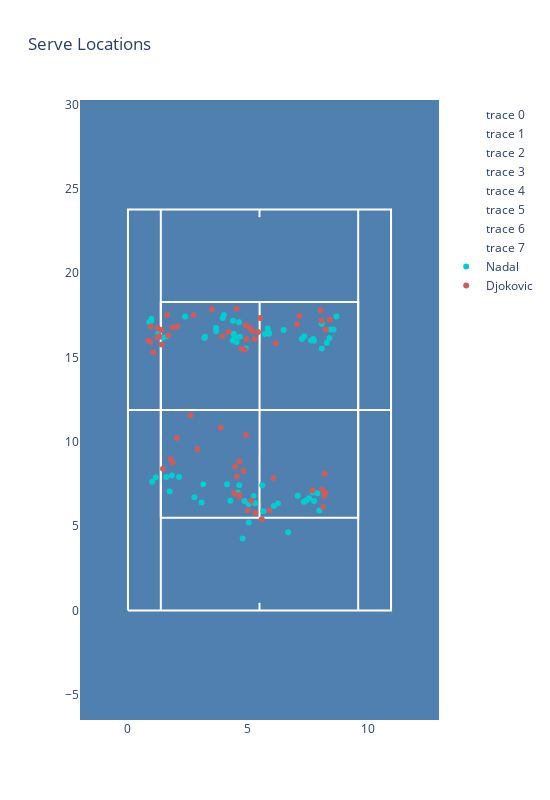

Notebook code for this chart:
### Code cell
fig.show()

### Figure 1 — Plotly figure (JSON) as saved in the notebook; plotly's stock layout.template omitted (floating-point values rounded to 4 significant figures)
{"data": [{"line": {"color": "white", "width": 2}, "mode": "lines", "type": "scatter", "x": [10.97, 0], "y": [11.89, 11.89]}, {"line": {"color": "white", "width": 2}, "mode": "lines", "type": "scatter", "x": [0, 0, 10.97, 10.97, 0], "y": [0, 23.78, 23.78, 0, 0]}, {"line": {"color": "white", "width": 2}, "mode": "lines", "type": "scatter", "x": [5.485, 5.49], "y": [5.485, 18.29]}, {"line": {"color": "white", "width": 2}, "mode": "lines", "type": "scatter", "x": [5.485, 5.485], "y": [0, 0.45]}, {"line": {"color": "white", "width": 2}, "mode": "lines", "type": "scatter", "x": [5.485, 5.485], "y": [23.78, 23.33]}, {"line": {"color": "white", "width": 2}, "mode": "lines", "type": "scatter", "x": [1.37, 1.37], "y": [0, 23.78]}, {"line": {"color": "white", "width": 2}, "mode": "lines", "type": "scatter", "x": [9.6, 9.6], "y": [0, 23.78]}, {"line": {"color": "white", "width": 2}, "mode": "lines", "type": "scatter", "x": [1.37, 1.37, 9.6, 9.6, 1.37], "y": [5.5, 18.29, 18.29, 5.5, 5.5]}, {"marker": {"color": "darkturquoise"}, "mode": "markers", "name": "Nadal", "type": "scatter", "x": [4.44, 5.71, 4.66, 5.83, 0.98, 6.68, 2.77, 4.27, 7.55, 1.01, 5.03, 3.07, 7.98, 1.16, 3.19, 8.4, 4.53, 5.88, 3.68, 7.76, 7.08, 1.83, 5.3, 4.13, 1.63, 8.69, 4.63, 7.35, 4.91, 8.08, 5.24, 7.76, 3.14, 7.34, 1.6, 3.95, 8.08, 1.46, 7.63, 4.37, 7.45, 7.71, 4.86, 5.65, 4.38, 7.73, 0.89, 7.25, 3.67, 8.57, 5.04, 4.78, 2.13, 6.25, 1.74, 4, 8.46, 1.27, 0.97, 6.08, 4.64, 7.9, 4.58, 5.6, 4.41, 5.89, 2.38, 8.29, 3.21, 6.49], "y": [16.24, 16.4, 16.24, 16.72, 17.3, 4.64, 6.71, 6.51, 6.66, 7.63, 6.32, 6.41, 5.93, 7.9, 16.16, 16.16, 15.92, 16.48, 16.56, 16, 6.81, 8, 6.36, 7.48, 16.26, 17.43, 17.09, 16.26, 15.54, 15.54, 6.79, 6.49, 7.48, 6.44, 7.91, 17.35, 17.01, 16.18, 16.01, 16.01, 6.54, 7, 6.49, 5.89, 17.18, 16.1, 17.09, 16.1, 16.76, 16.67, 5.22, 4.26, 7.91, 6.34, 7.05, 17.52, 16.67, 16.42, 17.18, 6.19, 7.42, 6.95, 7, 7.42, 16.42, 16.42, 17.43, 15.88, 16.24, 16.64]}, {"marker": {"color": "indianred"}, "mode": "markers", "name": "Djokovic", "type": "scatter", "x": [1.86, 7.05, 8.04, 5.58, 3.87, 5.14, 4.53, 7.15, 8.23, 2.61, 5.31, 1.86, 1.4, 4.74, 1.68, 5.08, 0.86, 2.05, 6.16, 3.93, 5.13, 5.9, 2.89, 5, 4.92, 4.65, 1.24, 8.25, 1.24, 5.42, 0.93, 4.94, 1.63, 5.2, 1.4, 4.86, 1.79, 4.54, 1.46, 2.74, 5.51, 4.19, 8.41, 8.19, 2.04, 8.2, 8.14, 3.5, 4.91, 0.95, 5.28, 1.3, 5.07, 1.05, 8.07, 7.69, 4.46, 4.65, 4.65, 4.43, 4.82, 8.1, 6.08], "y": [16.8, 16.97, 17.8, 5.41, 10.83, 6.51, 17.89, 17.46, 6.96, 11.58, 5.79, 8.77, 16.64, 15.53, 16.32, 16.8, 16, 16.84, 15.85, 16.26, 16.67, 5.94, 9.56, 5.94, 10.41, 6.85, 16.76, 16.67, 16.18, 16.51, 15.94, 16.1, 17.52, 16.59, 15.77, 15.46, 8.97, 7.96, 8.41, 17.52, 17.35, 16.51, 17.26, 6.79, 10.23, 8.13, 6.14, 17.87, 16.92, 16.84, 16.1, 16.26, 16.76, 15.3, 17.18, 7.11, 8.55, 6.74, 8.86, 6.95, 8.29, 7.16, 7.85]}], "layout": {"height": 800, "plot_bgcolor": "#5080B0", "title": {"text": "Serve Locations"}, "width": 550, "xaxis": {"autorange": false, "range": [-2, 12.97], "showgrid": false, "zeroline": false}, "yaxis": {"autorange": false, "range": [-6.5, 30.28], "showgrid": false, "zeroline": false}}}
